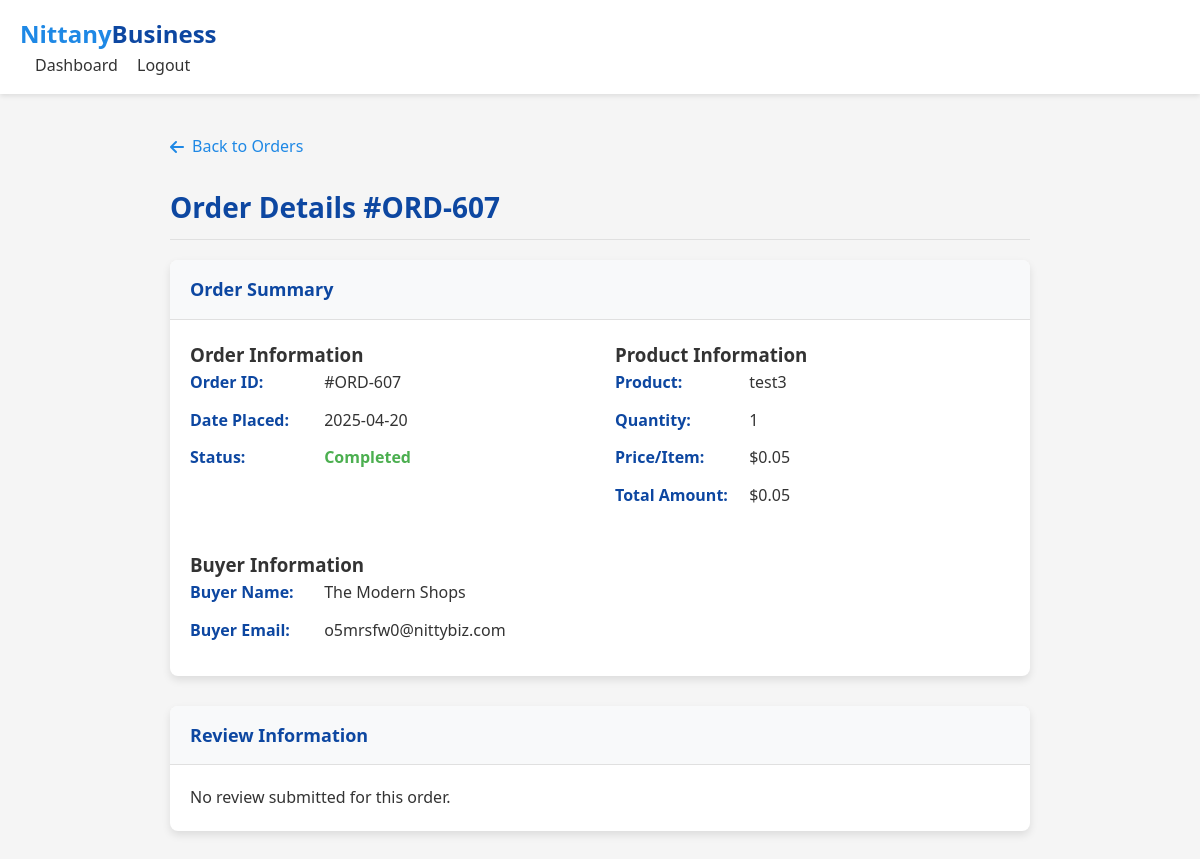
Before: /order/607 (signed in) with the older database file.
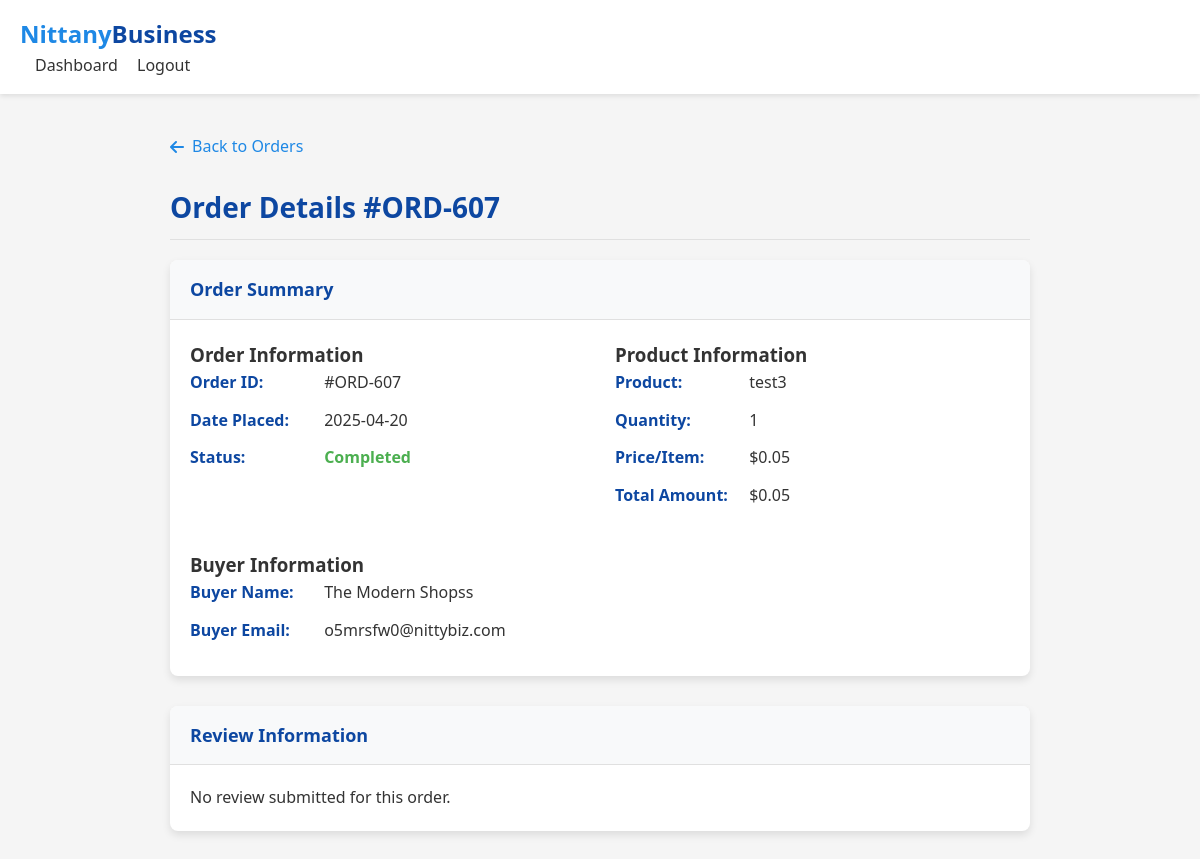
After: the same page with the newer database file.
### tables this page shows
CREATE TABLE Buyer (
    email TEXT PRIMARY KEY,
    business_name TEXT,
    buyer_address_id INTEGER,
    FOREIGN KEY (email) REFERENCES Users(email),
    FOREIGN KEY (buyer_address_id) REFERENCES Address(address_ID)
);

### app.py (the view, shortened to what this page needs)
@app.route('/order/<int:order_id>')
def view_order(order_id):
    if 'user_email' not in session:
        return redirect(url_for('login'))
    conn = get_db_connection()
    order = None
    if session['user_type'] == 'buyer':
        order = conn.execute(
            '''SELECT o.*, pl.Product_Title, pl.Product_Description, pl.Product_Price,
                  s.business_name AS seller_name, s.email AS seller_email,
                  (SELECT COUNT(*) FROM Reviews r WHERE r.Order_ID = o.Order_ID) > 0 AS has_review
               FROM Orders o
               JOIN Product_Listings pl ON o.Listing_ID = pl.Listing_ID
               JOIN Sellers s ON pl.Seller_Email = s.email
               WHERE o.Order_ID = ? AND o.Buyer_Email = ?''',
            (order_id, session['user_email'])
        ).fetchone()
    elif session['user_type'] == 'seller':
        order = conn.execute(
            '''SELECT o.*, pl.Product_Title, pl.Product_Description, pl.Product_Price,
                  b.business_name AS buyer_name, b.email AS buyer_email,
                  (SELECT COUNT(*) FROM Reviews r WHERE r.Order_ID = o.Order_ID) > 0 AS has_review
               FROM Orders o
               JOIN Product_Listings pl ON o.Listing_ID = pl.Listing_ID
               JOIN Buyer b ON o.Buyer_Email = b.email
               WHERE o.Order_ID = ? AND pl.Seller_Email = ?''',
            (order_id, session['user_email'])
        ).fetchone()
    if not order:
        conn.close()
        flash('Order not found or access denied')
        return redirect(url_for(f'{session["user_type"]}_dashboard'))
    review = conn.execute(
        'SELECT * FROM Reviews WHERE Order_ID = ?',
        (order_id,)
    ).fetchone()
    conn.close()
    return render_template(
        'order_detail.html',
        user_email=session['user_email'],
        user_type=session['user_type'],
        order=order,
        review=review
    )

### app.py (called while the page is built)
def get_db_connection():
    conn = sqlite3.connect(app.config['DATABASE'])
    conn.row_factory = sqlite3.Row
    return conn

### templates/order_detail.html (shortened to what the changed rows need)
<!DOCTYPE html>
<html lang="en">
<head>
    <link rel="stylesheet" href="https://cdnjs.cloudflare.com/ajax/libs/font-awesome/6.4.0/css/all.min.css">
</head>
<body>
    <main>
        <div class="container">
            {% if order %}
            <h1 class="page-title">Order Details #ORD-{{ order.Order_ID }}</h1>
            <div class="card">
                <div class="card-header">
                    <h2>Order Summary</h2>
                </div>
                <div class="card-body order-details-grid">
                    {% if user_type == 'buyer' %}
                    <div>
                        <h3>Seller Information</h3>
                        <div class="detail-item"><span class="detail-label">Seller Name:</span> {{ order.seller_name }}
                        </div>
                        <div class="detail-item"><span class="detail-label">Seller Email:</span> {{ order.Seller_Email
                            }}</div>
                    </div>
                    {% elif user_type == 'seller' or user_type == 'helpdesk' %}
                    <div>
                        <h3>Buyer Information</h3>
                        <div class="detail-item"><span class="detail-label">Buyer Name:</span> {{ order.buyer_name }}
                        </div>
                        <div class="detail-item"><span class="detail-label">Buyer Email:</span> {{ order.Buyer_Email }}
                        </div>
                    </div>
                    {% endif %}
                </div>
            </div>
            <div class="card review-section">
                <div class="card-header">
                    <h2>Review Information</h2>
                </div>
            </div>
            {% else %}
            <h1 class="page-title">Order Not Found</h1>
            <p>The requested order could not be found or you do not have permission to view it.</p>
            <a href="{{ url_for(user_type ~ '_dashboard') if user_type else url_for('index') }}" class="back-link">
                <i class="fas fa-arrow-left"></i> Back to Dashboard
            </a>
            {% endif %}
        </div>
    </main>
</body>
</html>

Changed rows visible on the page:
changed Buyer: buyer_name "The Modern Shops" → "The Modern Shopss"
